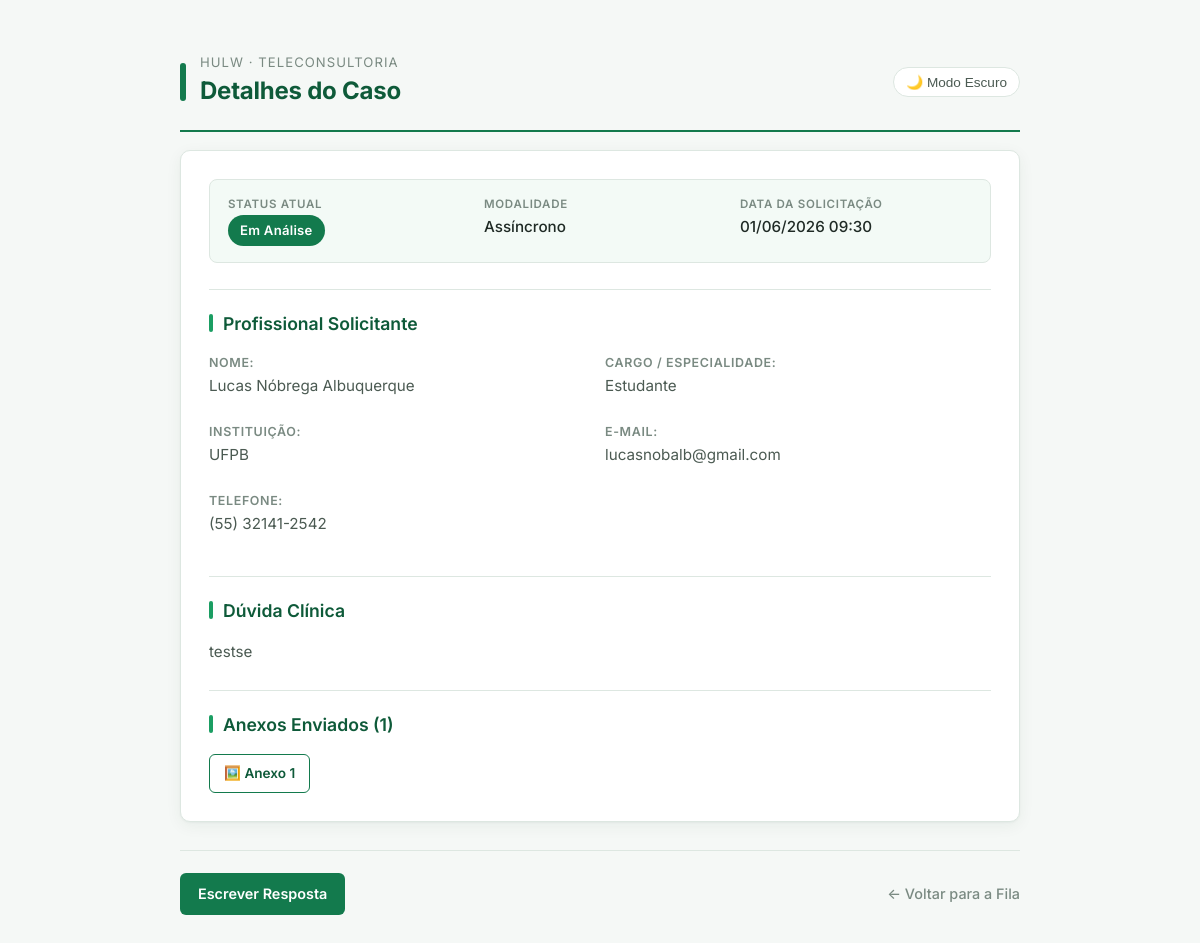
/detalhe/44/, run on the app's committed database.
### teleconsultoria/models.py (models this page shows, shortened)
class Solicitacao(models.Model):
    profissional = models.ForeignKey(Profissional, on_delete=models.CASCADE, related_name='solicitacoes')
    medica_designada = models.ForeignKey(Medica, on_delete=models.SET_NULL, null=True, blank=True, related_name='atendimentos')
    status = models.CharField(max_length=20, choices=StatusSolicitacao.choices, default=StatusSolicitacao.PENDENTE)
    tipo_atendimento = models.CharField(max_length=20, choices=TipoAtendimento.choices)
    data_sol = models.DateTimeField(auto_now_add=True)
    data_marcada = models.DateField(null=True, blank=True)
    horario_marcado = models.TimeField(null=True, blank=True)
    duracao_estimada = models.PositiveIntegerField(null=True, blank=True, help_text="Duração em minutos")
    link_teams = models.URLField(max_length=500, null=True, blank=True)
    resumo_sincrono = models.TextField(null=True, blank=True)
    justificativa_cancelamento = models.TextField(null=True, blank=True)
    data_limite = models.DateField(null=True, blank=True)
    horario_limite = models.TimeField(null=True, blank=True)
    idade_pac = models.IntegerField(null=True, blank=True)
    sexo_pac = models.CharField(max_length=2, choices=Sexo.choices, null=True, blank=True)
    sexo_biologico_pac = models.CharField(max_length=1, choices=[('M', 'Masculino'), ('F', 'Feminino')], null=True, blank=True)
    queixas = models.TextField(null=True, blank=True)
    historico_med = models.TextField(blank=True, null=True)
    diagnostico_princ = models.TextField(blank=True, null=True)
    diagnostico_sec = models.TextField(blank=True, null=True)
    medicamentos = models.TextField(blank=True, null=True)
    exames_recentes = models.TextField(blank=True, null=True)
    duvida_clinica = models.TextField()
    token_acesso = models.UUIDField(default=uuid.uuid4, editable=False)
    class Meta:
        verbose_name = "Solicitação"
        verbose_name_plural = "Solicitações"

class Profissional(models.Model):
    user = models.OneToOneField(User, on_delete=models.CASCADE, null=True, blank=True)
    cpf = models.CharField(max_length=11, unique=True)
    nome_completo = models.CharField(max_length=255)
    email = models.EmailField()
    telefone = models.CharField(max_length=15, help_text="WhatsApp com DDD", blank=True, null=True)
    crm = models.CharField(max_length=20, blank=True, null=True)
    cargo = models.CharField(max_length=100)
    instituicao = models.CharField(max_length=100)

class AnexoSolicitacao(models.Model):
    solicitacao = models.ForeignKey(Solicitacao, on_delete=models.CASCADE, related_name='anexos')
    arquivo = models.FileField(upload_to='solicitacoes_anexos/')
    data_upload = models.DateTimeField(auto_now_add=True)

### teleconsultoria/views.py (the view)
# urls.py: path('detalhe/<int:sol_id>/', views.detalhe_caso, name='detalhe_caso'),
def detalhe_caso(request, sol_id):
    solicitacao = get_object_or_404(Solicitacao, id=sol_id)
    if solicitacao.status == 'PENDENTE':
        solicitacao.iniciar_analise()
    link_obj = LinkAcesso.objects.filter(solicitacao=solicitacao).first()
    token = link_obj.token if link_obj else "token-nao-gerado"
    link_publico = f"{request.scheme}://{request.get_host()}/acompanhar/{token}/"
    print("\n" + "="*50)
    print(f"LINK DE ACESSO PÚBLICO (Caso #{solicitacao.id}): {link_publico}")
    print("="*50 + "\n")
    return render(request, 'detalhe_caso.html', {'sol': solicitacao})

### teleconsultoria/templates/detalhe_caso.html (shortened to what this page needs)
<!DOCTYPE html>
<html lang="pt-br">
<head>
</head>
<body>
    <div class="page-header">
        <div class="mark"></div>
        <div>
            <div class="subtitle">HULW · Teleconsultoria</div>
            <h1>Detalhes do Caso</h1>
        </div>
        <button id="themeBtn" class="theme-toggle-btn" onclick="toggleTheme()">🌙 Modo Escuro</button>
    </div>
    <div class="card">
        <div class="meta-grid">
            <div>
                <div class="meta-label">Status Atual</div>
                <div class="meta-value"><span class="status-badge">{{ sol.get_status_display }}</span></div>
            </div>
            <div>
                <div class="meta-label">Modalidade</div>
                <div class="meta-value">{{ sol.get_tipo_atendimento_display }}</div>
            </div>
            <div>
                <div class="meta-label">Data da Solicitação</div>
                <div class="meta-value">{{ sol.data_sol|date:"d/m/Y H:i" }}</div>
            </div>
        </div>
        <div class="secao">
            <h3>Profissional Solicitante</h3>
            <div style="display: grid; grid-template-columns: 1fr 1fr; gap: 10px;">
                <div>
                    <h4>Nome:</h4>
                    <p>{{ sol.profissional.nome_completo }}</p>
                </div>
                <div>
                    <h4>Cargo / Especialidade:</h4>
                    <p>{{ sol.profissional.cargo|default:"Não informado" }}</p>
                </div>
                <div>
                    <h4>Instituição:</h4>
                    <p>{{ sol.profissional.instituicao|default:"Não informada" }}</p>
                </div>
                <div>
                    <h4>E-mail:</h4>
                    <p>{{ sol.profissional.email }}</p>
                </div>
                <div>
                    <h4>Telefone:</h4>
                    <p>{{ sol.profissional.telefone }}</p>
                </div>
            </div>
        </div>
        {% if sol.idade_pac %}
            <div class="secao">
                <h3>Dados do Paciente</h3>
                <div style="display: grid; grid-template-columns: 1fr 1fr 1fr; gap: 10px;">
                    <div>
                        <h4>Idade:</h4>
                        <p>{{ sol.idade_pac }} anos</p>
                    </div>
                    <div>
                        <h4>Identidade de gênero:</h4>
                        <p>
                            {% if sol.sexo_pac == 'M' %}Masculino
                            {% elif sol.sexo_pac == 'F' %}Feminino
                            {% elif sol.sexo_pac == 'NB' %}Não Binário
                            {% elif sol.sexo_pac == 'O' %}Outro
                            {% else %}Não informado{% endif %}
                        </p>
                    </div>
                    <div>
                        <h4>Sexo Biológico:</h4>
                        <p>
                            {% if sol.sexo_biologico_pac == 'M' %}Masculino
                            {% elif sol.sexo_biologico_pac == 'F' %}Feminino
                            {% else %}Não informado{% endif %}
                        </p>
                    </div>
                </div>
                <h4>Queixas Principais:</h4>
                <p>{{ sol.queixas }}</p>
                <div>
                    <h4>Diagnóstico Principal:</h4>
                    <p>{{ sol.diagnostico_princ|default:"Não informado" }}</p>
                </div>
                <div>
                    <h4>Diagnóstico Secundário:</h4>
                    <p>{{ sol.diagnostico_sec|default:"Não informado" }}</p>
                </div>
                <h4>Histórico Médico:</h4> <p>{{ sol.historico_med|linebreaks }}</p>
                <h4>Exames recentes:</h4> <p>{{ sol.exames_recentes|linebreaks }}</p>
                <h4>Medicamentos:</h4> <p>{{ sol.medicamentos|linebreaks }}</p>
                <div style="border-top: 1px dashed var(--line); padding-top: 15px; margin-top: 10px;"></div>
                <h3>Dúvida clínica</h3>
                <p style="color: var(--ink); margin-top: 4px;">{{ sol.duvida_clinica|linebreaks }}</p>
            </div>
        {% else %}
            <div class="secao">
                <h3>Dúvida Clínica</h3>
                <p style="color: var(--ink); margin-top: 4px;">{{ sol.duvida_clinica|linebreaks }}</p>
            </div>
        {% endif %}
        {% if sol.anexos.all %}
        <div class="secao">
            <h3>Anexos Enviados ({{ sol.anexos.count }})</h3>
            <div class="anexo-container">
                {% for item in sol.anexos.all %}
                    <a href="{{ item.arquivo.url }}" target="_blank" class="anexo-link">
                        {% if ".pdf" in item.arquivo.name|lower %}📄{% else %}🖼️{% endif %}
                        Anexo {{ forloop.counter }}
                    </a>
                {% endfor %}
            </div>
        </div>
        {% endif %}
    </div>
    <div class="links">
        {% if sol.tipo_atendimento == 'SINCRONO' %}
            <a href="{% url 'concluir_sincrona' sol.id %}" class="btn-responder" onclick="return confirm('Deseja concluir este atendimento?');">Concluir Atendimento</a>
            <a href="{% url 'registrar_ausencia' sol.id %}" class="btn-ausente" onclick="return confirm('Registrar ausência do solicitante?');">Ausente</a>
            <a href="{% url 'cancelar_solicitacao' sol.id %}" class="btn-cancelar">Cancelar</a>
        {% else %}
            <a href="{% url 'responder_solicitacao' sol.id %}" class="btn-responder">Escrever Resposta</a>
        {% endif %}
        <a href="{% url 'fila_medica' %}" class="btn-voltar">← Voltar para a Fila</a>
    </div>
</body>
</html>

### teleconsultoria/templates/detalhe_caso.html (style rules this page uses)
:root { --hulw-green: #137a4d; --hulw-green-dark: #0e5a39; --hulw-green-light: #e8f5ee; --hulw-green-soft: #f3faf6; --hulw-accent: #1b9e63; --ink: #1f2a25; --ink-soft: #4b5a52; --muted: #7a8a82; --line: #dde7e1; --bg: #f5f8f6; --white: #ffffff; --warning-bg: #fff8e1; --warning-border: #f1d27a; --warning-text: #7a5a10; --danger: #c0392b; --teams: #4a52b8; --teams-dark: #353c93; --radius: 10px; --shadow: 0 1px 2px rgba(16, 60, 40, 0.04), 0 4px 16px rgba(16, 60, 40, 0.06); }
* { box-sizing: border-box; }
body { font-family: 'Inter', -apple-system, BlinkMacSystemFont, sans-serif; max-width: 880px; margin: 30px auto; padding: 20px; line-height: 1.55; background-color: var(--bg); color: var(--ink); transition: background-color 0.2s ease, color 0.2s ease; }
h1 { font-size: 1.5rem; font-weight: 700; color: var(--hulw-green-dark); margin: 0 0 4px 0; letter-spacing: -0.01em; }
.page-header { display: flex; align-items: center; gap: 14px; margin-bottom: 18px; padding-bottom: 16px; border-bottom: 2px solid var(--hulw-green); }
.page-header .mark { width: 6px; height: 38px; background: var(--hulw-green); border-radius: 3px; }
.page-header .subtitle { font-size: 0.82rem; color: var(--muted); text-transform: uppercase; letter-spacing: 0.08em; margin-top: 2px; }
.card { border: 1px solid var(--line); padding: 28px; border-radius: var(--radius); background-color: var(--white); box-shadow: var(--shadow); }
.meta-grid { display: grid; grid-template-columns: repeat(auto-fit, minmax(200px, 1fr)); gap: 14px 24px; padding: 16px 18px; background: var(--hulw-green-soft); border: 1px solid var(--line); border-radius: 8px; margin-bottom: 8px; }
.meta-grid .meta-label { font-size: 0.72rem; text-transform: uppercase; letter-spacing: 0.06em; color: var(--muted); font-weight: 600; margin-bottom: 2px; }
.meta-grid .meta-value { font-size: 0.95rem; color: var(--ink); font-weight: 500; }
.status-badge { display: inline-block; padding: 5px 12px; border-radius: 999px; background: var(--hulw-green); color: #ffffff; font-weight: 600; font-size: 0.82rem; letter-spacing: 0.02em; }
.secao { margin-top: 26px; padding-top: 20px; border-top: 1px solid var(--line); }
h3 { color: var(--hulw-green-dark); margin: 0 0 16px 0; font-size: 1.1rem; font-weight: 600; display: flex; align-items: center; gap: 10px; }
h3::before { content: ""; width: 4px; height: 18px; background: var(--hulw-accent); border-radius: 2px; }
h4 { margin: 0 0 2px 0; color: var(--muted); font-weight: 600; font-size: 0.78rem; text-transform: uppercase; letter-spacing: 0.05em; }
p { margin: 2px 0 14px 0; font-size: 0.95rem; color: var(--ink-soft); }
.links { margin-top: 28px; padding-top: 22px; border-top: 1px solid var(--line); display: flex; gap: 10px; align-items: center; flex-wrap: wrap; }
.btn-responder, .btn-ausente, .btn-cancelar, .btn-teams, .btn-secondary { padding: 10px 18px; text-decoration: none; border-radius: 6px; font-weight: 600; font-size: 0.9rem; border: none; cursor: pointer; transition: transform 0.08s ease, box-shadow 0.15s ease, background 0.15s ease; display: inline-flex; align-items: center; gap: 6px; }
.btn-responder { background: var(--hulw-green); color: #ffffff; }
.btn-voltar { color: var(--muted); text-decoration: none; margin-left: auto; font-size: 0.9rem; font-weight: 500; }
.anexo-container { display: flex; flex-wrap: wrap; gap: 10px; margin-top: 10px; }
.anexo-link { display: inline-flex; align-items: center; gap: 6px; color: var(--hulw-green-dark); text-decoration: none; font-weight: 600; border: 1px solid var(--hulw-green); background: var(--white); padding: 8px 14px; border-radius: 6px; font-size: 0.85rem; }
.theme-toggle-btn { background: none; border: 1px solid var(--line); color: var(--ink-soft); padding: 6px 12px; border-radius: 20px; cursor: pointer; font-weight: 500; font-size: 0.85rem; margin-left: auto; display: inline-flex; align-items: center; gap: 6px; background-color: var(--white); }

### data on the page
Solicitacao: status "Em Análise", tipo_atendimento "Assíncrono", data_sol "01/06/2026 09:30", profissional.nome_completo "Lucas Nóbrega Albuquerque", profissional.cargo "Estudante", profissional.instituicao "UFPB", profissional.email "lucasnobalb@gmail.com", profissional.telefone "(55) 32141-2542", duvida_clinica "testse", anexos.count "1"
